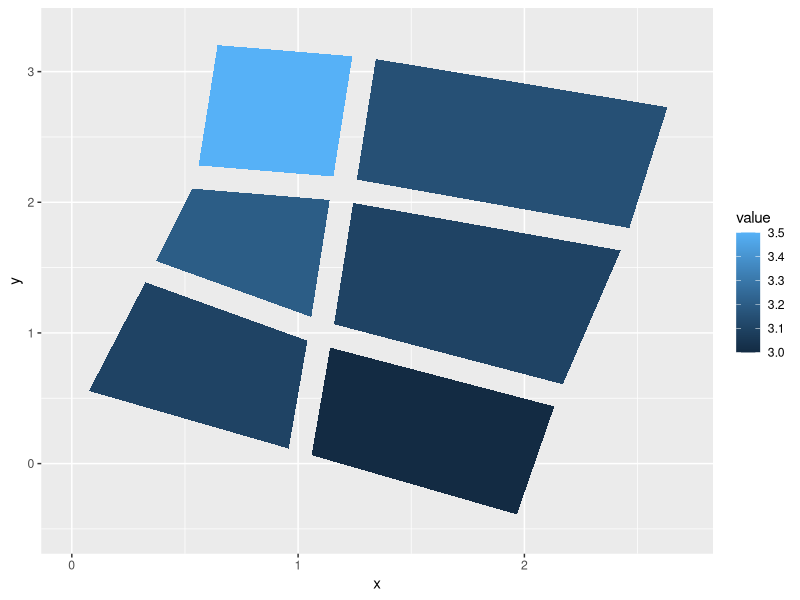
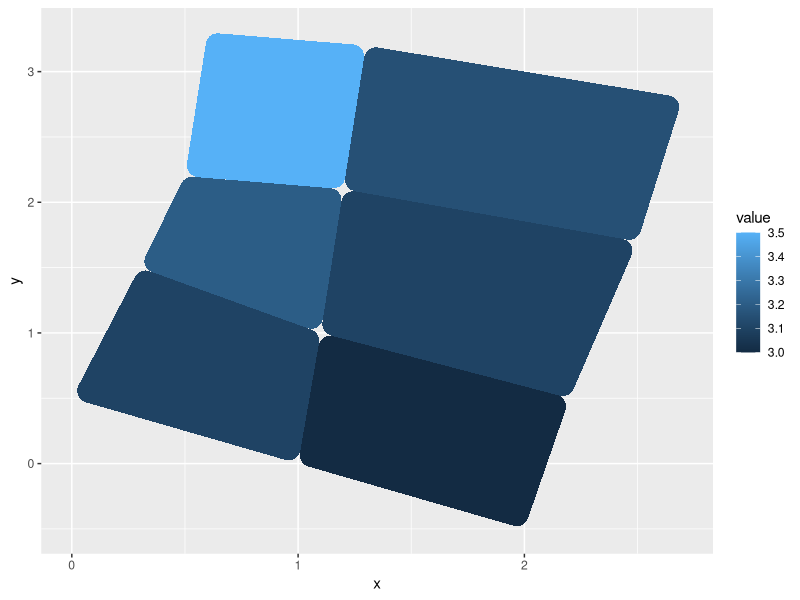
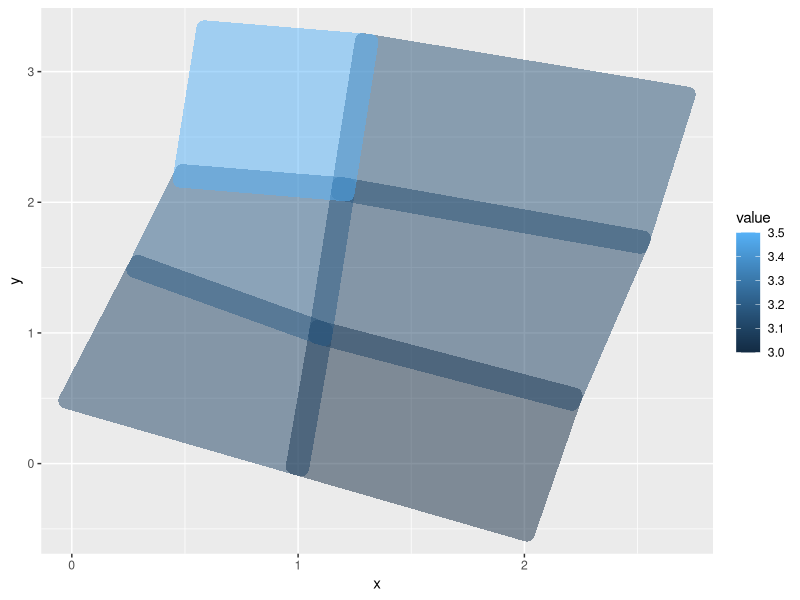
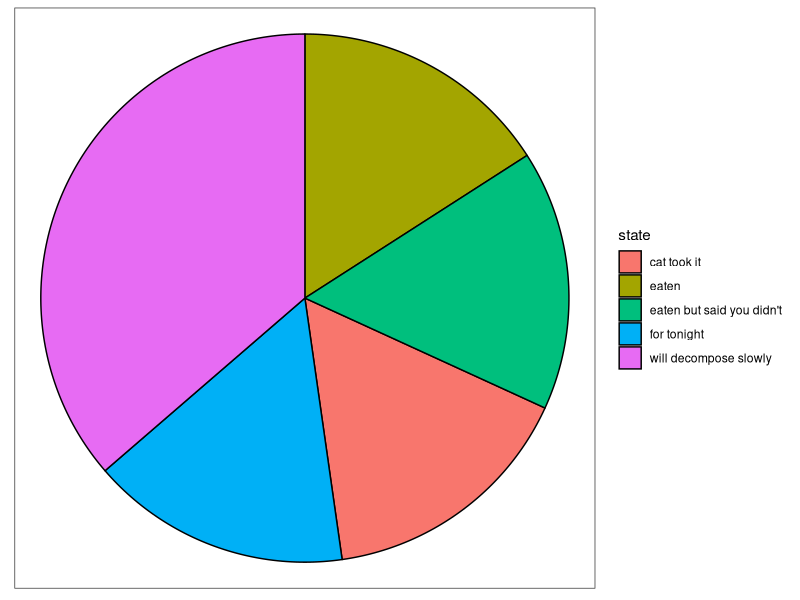
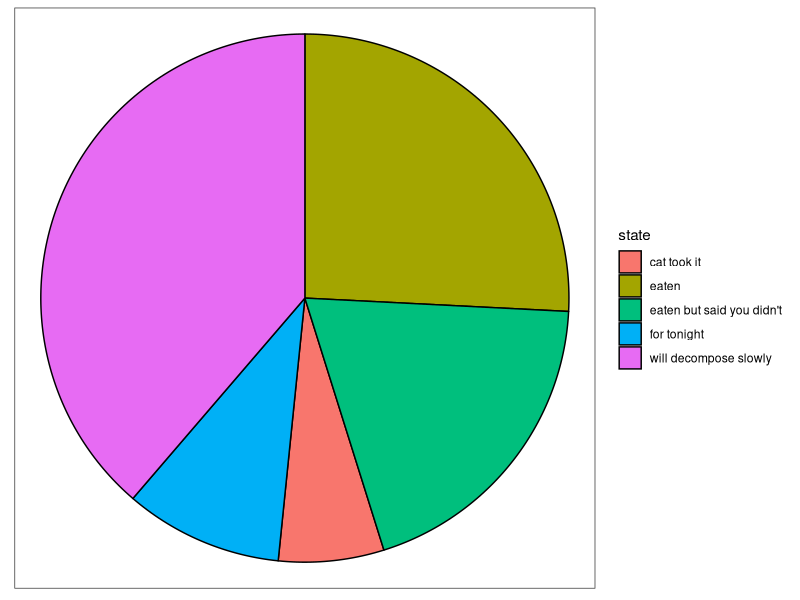
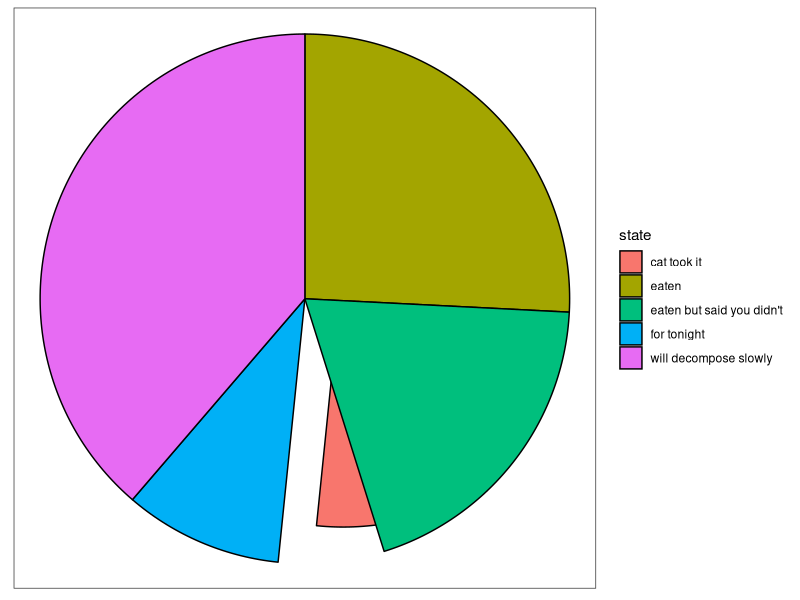
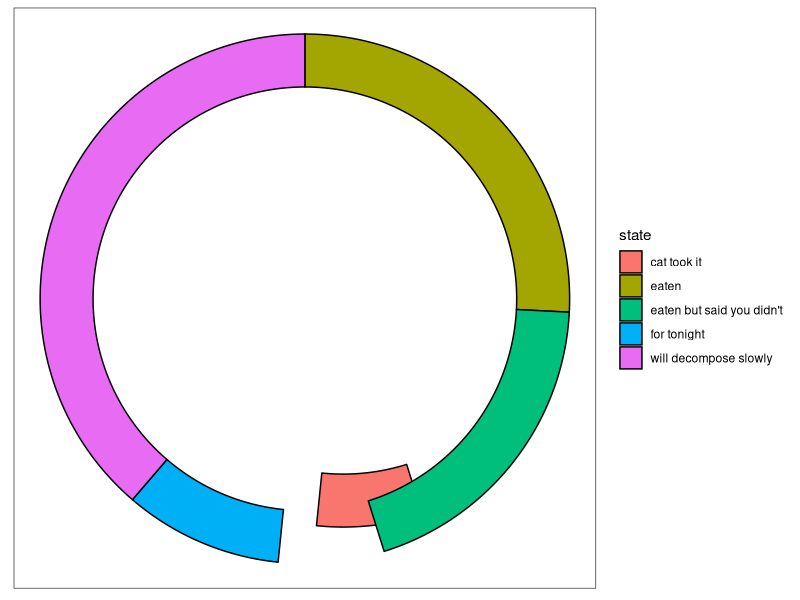
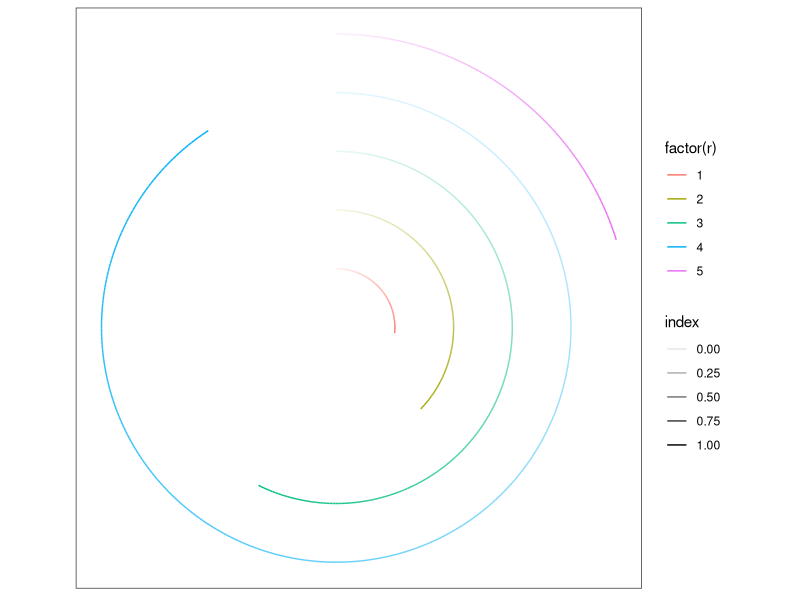

Write the R code that produced these figures, in order. (Note: this script raises an error after producing the figures.)
## ---- chunk 1
library(ggforce)
set.seed(1)
## ---- chunk 2
# Adapted from geom_polygon documentation
ids <- factor(c("1.1", "2.1", "1.2", "2.2", "1.3", "2.3"))

values <- data.frame(
  id = ids,
  value = c(3, 3.1, 3.1, 3.2, 3.15, 3.5)
)

positions <- data.frame(
  id = rep(ids, each = 4),
  x = c(2, 1, 1.1, 2.2, 1, 0, 0.3, 1.1, 2.2, 1.1, 1.2, 2.5, 1.1, 0.3,
  0.5, 1.2, 2.5, 1.2, 1.3, 2.7, 1.2, 0.5, 0.6, 1.3),
  y = c(-0.5, 0, 1, 0.5, 0, 0.5, 1.5, 1, 0.5, 1, 2.1, 1.7, 1, 1.5,
  2.2, 2.1, 1.7, 2.1, 3.2, 2.8, 2.1, 2.2, 3.3, 3.2)
)

datapoly <- merge(values, positions, by = c("id"))

ggplot(datapoly, aes(x = x, y = y)) +
  geom_shape(aes(fill = value, group = id), expand = unit(-3, 'mm'))
ggplot(datapoly, aes(x = x, y = y)) +
  geom_shape(aes(fill = value, group = id), radius = unit(3, 'mm'))
ggplot(datapoly, aes(x = x, y = y)) +
  geom_shape(aes(fill = value, group = id), expand = unit(3, 'mm'), radius = unit(2, 'mm'), alpha = 0.5)
## ---- chunk 3
# We'll start by defining some dummy data
pie <- data.frame(
    state = c('eaten', 'eaten but said you didn\'t', 'cat took it', 
              'for tonight', 'will decompose slowly'),
    focus = c(0.2, 0, 0, 0, 0),
    start = c(0, 1, 2, 3, 4),
    end = c(1, 2, 3, 4, 2*pi),
    amount = c(4,3, 1, 1.5, 6),
    stringsAsFactors = FALSE
)

p <- ggplot() + theme_no_axes() + coord_fixed()

# For low level control you define the start and end angles yourself
p + geom_arc_bar(aes(x0 = 0, y0 = 0, r0 = 0, r = 1, start = start, end = end, 
                     fill = state),
                 data = pie)

# But often you'll have values associated with each wedge. Use stat_pie then
p + geom_arc_bar(aes(x0 = 0, y0 = 0, r0 = 0, r = 1, amount = amount, 
                     fill = state),
                 data = pie, stat = 'pie')

# The wedges can be exploded away from the centre using the explode aesthetic
p + geom_arc_bar(aes(x0 = 0, y0 = 0, r0 = 0, r = 1, amount = amount, 
                     fill = state, explode = focus),
                 data = pie, stat = 'pie')

# And a donut can be made by setting r0 to something > 0
p + geom_arc_bar(aes(x0 = 0, y0 = 0, r0 = 0.8, r = 1, amount = amount, 
                     fill = state, explode = focus),
                 data = pie, stat = 'pie')
## ---- chunk 4
arcs <- data.frame(
    start = 0,
    end = runif(5) * 2*pi,
    r = seq_len(5)
)
p <- ggplot() + theme_no_axes() + coord_fixed()

p + geom_arc(aes(x0 = 0, y0 = 0, r = r, start = start, end = end, 
                 alpha = ..index.., colour = factor(r)), data = arcs)

# The 0 version will not properly expand the axes, as their extend is only
# known at draw time
p + geom_arc0(aes(x0 = 0, y0 = 0, r = r, start = start, end = end, 
                 colour = factor(r)), data = arcs, ncp = 50)

# The 2 version allow you to create gradients, but the input data format is
# different
arcs <- rbind(data.frame(end = 0, r = 1:5), arcs[, c('end', 'r')])
arcs$col <- sample(5, 10, TRUE)
p + geom_arc2(aes(x0 = 0, y0 = 0, r = r, group = r, end = end, 
                  colour = factor(col)), data = arcs, size = 3)

## ---- chunk 5
# Here are some data describing some circles
circles <- data.frame(
    x0 = rep(1:3, 2),
    y0 =  rep(1:2, each=3),
    r = seq(0.1, 1, length.out = 6)
)
ggplot() + geom_circle(aes(x0=x0, y0=y0, r=r, fill=r), data=circles)

# As it is related to the coordinate system, coord_fixed() is needed to ensure
# true circularity
ggplot() + geom_circle(aes(x0=x0, y0=y0, r=r, fill=r), data=circles) +
    coord_fixed()

# Use n to set the smoothness of the circle
ggplot() + geom_circle(aes(x0=x0, y0=y0, r=r, fill=r), data=circles, n=10) +
    coord_fixed()
## ---- chunk 6
# Basic usage
ggplot() +
  geom_ellipsis(aes(x0 = 0, y0 = 0, a = 10, b = 3, angle = 0)) +
  coord_fixed()

# Rotation
# Note that it expects radians and rotates the ellipse counter-clockwise
ggplot() +
  geom_ellipsis(aes(x0 = 0, y0 = 0, a = 10, b = 3, angle = pi/4)) +
  coord_fixed()
## ---- chunk 7
links <- data.frame(
    x = 0, y = 0, xend = runif(10), yend = runif(10)
)
ggplot() + geom_link(aes(x = x, y = y, xend = xend, yend = yend, 
                         alpha = ..index..), data = links)

# The 2 version also allows for drawing paths
links2 <- data.frame(
    x = runif(10), y = runif(10), group = rep(c(1,2), each = 5), 
    colour = sample(5, 10, TRUE)
)
ggplot() + geom_link2(aes(x = x, y = y, group = group, colour = factor(colour)), 
                      data = links2)
## ---- chunk 8
beziers <- data.frame(
    x = c(1, 2, 3, 4, 4, 6, 6),
    y = c(0, 2, 0, 0, 2, 2, 0),
    type = rep(c('cubic', 'quadratic'), c(3, 4)),
    point = c('end', 'control', 'end', 'end', 'control', 'control', 'end')
)
help_lines <- data.frame(
    x = c(1, 3, 4, 6),
    xend = c(2, 2, 4, 6),
    y = 0,
    yend = 2
)
ggplot() + geom_segment(aes(x = x, xend = xend, y = y, yend = yend), 
                        data = help_lines, 
                        arrow = arrow(length = unit(c(0, 0, 0.5, 0.5), 'cm')), 
                        colour = 'grey') + 
    geom_bezier(aes(x= x, y = y, group = type, linetype = type), 
                data = beziers) + 
    geom_point(aes(x = x, y = y, colour = point), data = beziers)
## ---- chunk 9
data <- data.frame(
  x = rep(0, 10),
  y = 1:10,
  xend = 1:10,
  yend = 2:11
)
ggplot(data) +
  geom_diagonal(aes(x, y, xend = xend, yend = yend))
## ---- chunk 10
data <- data.frame(
  x = c(1, 2, 2, 1, 2, 3, 3, 2),
  y = c(1, 2, 3, 2, 3, 1, 2, 5),
  group = c(1, 1, 1, 1, 2, 2, 2, 2)
)
ggplot(data) +
  geom_diagonal_wide(aes(x, y, group = group), 
                     colour = 'black', fill = 'steelblue', radius = 0.01)
## ---- chunk 11
data <- reshape2::melt(Titanic)
head(data)
data <- gather_set_data(data, 1:4)
head(data)
ggplot(data, aes(x, id = id, split = y, value = value)) +
  geom_parallel_sets(aes(fill = Sex), alpha = 0.3, axis.width = 0.1) +
  geom_parallel_sets_axes(axis.width = 0.1) +
  geom_parallel_sets_labels(colour = 'white')
## ---- chunk 12
spline <- data.frame(
    x = runif(5), y = runif(5), group = 1
)
ggplot(spline) + geom_path(aes(x = x, y = y, group = group), colour = 'grey') + 
    geom_bspline(aes(x = x, y = y, group = group)) + 
    geom_point(aes(x = x, y = y))
## ---- chunk 13
###Sample gaussian distributions with 1, 2 and 3 modes.
df <- data.frame(
  "Distribution" = c(rep("Unimodal", 500),
                     rep("Bimodal", 250),
                     rep("Trimodal", 600)),
  "Value" = c(rnorm(500, 6, 1),
              rnorm(200, 3, .7), rnorm(50, 7, 0.4),
              rnorm(200, 2, 0.7), rnorm(300, 5.5, 0.4), rnorm(100, 8, 0.4))
)

# Reorder levels
df$Distribution <- factor(df$Distribution,
                          levels(df$Distribution)[c(3, 1, 2)])

p <- ggplot(df, aes(Distribution, Value))
p + geom_violin(aes(fill = Distribution))
p + geom_sina(aes(color = Distribution), size = 1)
## ---- chunk 14
ggplot() +
  geom_spiro(aes(R = 10, r = 3, d = 5))
# Only draw a portion
ggplot() +
  geom_spiro(aes(R = 10, r = 3, d = 5), revolutions = 1.2)
# Let the inner gear circle the outside of the outer gear
ggplot() +
  geom_spiro(aes(R = 10, r = 3, d = 5, outer = TRUE))
## ---- chunk 15
# Standard facetting
ggplot(diamonds) +
  geom_point(aes(carat, price), alpha = 0.1) +
  facet_wrap(~cut:clarity, ncol = 3)

# Pagination
ggplot(diamonds) +
  geom_point(aes(carat, price), alpha = 0.1) +
  facet_wrap_paginate(~cut:clarity, ncol = 3, nrow = 3, page = 1)

# Works with grid as well
ggplot(diamonds) +
  geom_point(aes(carat, price), alpha = 0.1) +
  facet_grid_paginate(color~cut:clarity, ncol = 3, nrow = 3, page = 4)
## ---- chunk 16
p <- ggplot(diamonds) +
  geom_point(aes(carat, price), alpha = 0.1) +
  facet_wrap_paginate(~cut:clarity, ncol = 3, nrow = 3, page = 1)
n_pages(p)
## ---- chunk 17
ggplot(iris, aes(Petal.Length, Petal.Width, colour = Species)) +
    geom_point() +
    facet_zoom(x = Species == "versicolor")
## ---- chunk 18
ggplot(iris, aes(Petal.Length, Petal.Width, colour = Species)) +
    geom_point() +
    facet_zoom(y = Species == "versicolor")
## ---- chunk 19
# Zoom in on versicolor on both axes
ggplot(iris, aes(Petal.Length, Petal.Width, colour = Species)) +
    geom_point() +
    facet_zoom(xy = Species == "versicolor")
# Use different zoom criteria on each axis
ggplot(iris, aes(Petal.Length, Petal.Width, colour = Species)) +
    geom_point() +
    facet_zoom(x = Species != 'setosa', y = Species == 'versicolor')
## ---- chunk 20
ggplot(iris, aes(Petal.Length, Petal.Width, colour = Species)) +
    geom_point() +
    facet_zoom(x = Species != 'setosa', y = Species == 'versicolor', 
               split = TRUE)
## ---- chunk 21
volcano3d <- structure(reshape2::melt(volcano), names = c('x', 'y', 'z'))

ggplot() + 
    stat_contour(aes(x, y, z = z), data = cbind(volcano3d, zoom = FALSE), geom = 'contour', colour = 'grey20') + 
    stat_contour(aes(x, y, z = z, fill = ..level..), data = cbind(volcano3d, zoom = TRUE), geom = 'polygon', bins = 30) + 
    facet_zoom(xlim = c(25, 50), ylim = c(20, 40), horizontal = FALSE, zoom.data = zoom, split = T) + 
    scale_fill_distiller(direction = 1, palette = 2) + 
    theme_minimal() + 
    theme(zoom = element_rect(fill = 'grey75', colour = NA), validate = FALSE)
## ---- chunk 22
ggplot(mtcars) + 
    geom_point(aes(mpg, disp, depth = wt)) + 
    scale_depth(range = c(0, 0.2)) + 
    facet_stereo()
## ---- chunk 23
ggplot(mtcars) + 
    geom_point(aes(mpg, disp, depth = wt, colour = wt, size = wt)) + 
    scale_size(range = c(1.5, 3)) + 
    scale_color_gradient(low = 'grey70', high = 'black') + 
    facet_stereo()
## ---- chunk 24
p3 <- power_trans(3)
p3
p3$transform(1:5)
ggplot(mtcars) + geom_point(aes(mpg, cyl)) + scale_y_continuous(trans = p3)
## ---- chunk 25
p3r <- trans_reverser(p3)
p3r
ggplot(mtcars) + geom_point(aes(mpg, cyl)) + scale_y_continuous(trans = p3r)
## ---- chunk 26
line <- data.frame(
    x = seq(0, 10, length.out = 100), 
    y = seq(0, 10, length.out = 100)
)
r_trans <- radial_trans(r.range = c(0, 1), a.range = c(0, 2))
spiral <- r_trans$transform(r = line$x, a = line$y)
ggplot() + geom_path(aes(x, y), data = line, colour = 'red') + 
    geom_path(aes(x, y), data = spiral, colour = 'green')
## ---- chunk 27
# parameterized rotation and translation, fixed shearing
trans <- linear_trans(rotate(a), shear(1, 0), translate(x1, y1))
square <- data.frame(x = c(0, 0, 1, 1), y = c(0, 1, 1, 0))
square2 <- trans$transform(square$x, square$y, a = pi/3, x1 = 4, y1 = 8)
square3 <- trans$transform(square$x, square$y, a = pi/1.5, x1 = 2, y1 = -6)
square_all <- rbind(square, square2, square3)
square_all$group <- rep(1:3, each = 4)
ggplot(square_all, aes(x, y, group = group)) +
    geom_polygon(aes(fill = factor(group)), colour = 'black')
## ---- chunk 28
library(units)
miles <- make_unit('miles')
gallon <- make_unit('gallon')
horsepower <- make_unit('horsepower')
mtcars$consumption <- mtcars$mpg * (miles/gallon)
mtcars$power <- mtcars$hp * horsepower

ggplot(mtcars) +
    geom_point(aes(power, consumption))
## ---- chunk 29
ggplot(mtcars) +
    geom_point(aes(power, 1/consumption))
## ---- chunk 30
ggplot(mtcars) +
    geom_point(aes(power, consumption)) +
    scale_x_unit(unit = 'W') +
    scale_y_unit(unit = 'km/l')
## ---- chunk 31
rocketData <- data.frame(
  x = c(1,1,2,2),
  y = c(1,2,2,3)
)
rocketData <- do.call(rbind, lapply(seq_len(500)-1, function(i) {
  rocketData$y <- rocketData$y - c(0,i/500);
  rocketData$group <- i+1;
  rocketData
}))
rocketData2 <- data.frame(
  x = c(2, 2.25, 2),
  y = c(2, 2.5, 3)
)
rocketData2 <- do.call(rbind, lapply(seq_len(500)-1, function(i) {
  rocketData2$x[2] <- rocketData2$x[2] - i*0.25/500;
  rocketData2$group <- i+1 + 500;
  rocketData2
}))
ggplot() + geom_link(aes(x=2, y=2, xend=3, yend=3, alpha=..index..,
                     size = ..index..), colour='goldenrod', n=500) +
           geom_bezier(aes(x=x, y=y, group=group, colour=..index..),
                       data=rocketData) +
           geom_bezier(aes(x=y, y=x, group=group, colour=..index..),
                       data=rocketData) +
           geom_bezier(aes(x=x, y=y, group=group, colour=1),
                       data=rocketData2) +
           geom_bezier(aes(x=y, y=x, group=group, colour=1),
                       data=rocketData2) +
           geom_text(aes(x=1.65, y=1.65, label='ggplot2', angle=45),
                     colour='white', size=15) +
           coord_fixed() +
           scale_x_reverse() +
           scale_y_reverse() +
           scale_alpha(range=c(1, 0), guide='none') +
           scale_size_continuous(range=c(20, 0.1), trans='exp',
                                 guide='none') +
           scale_color_continuous(guide='none') +
           xlab('') + ylab('') +
           ggtitle('ggforce: Accelerating ggplot2') +
           theme(plot.title = element_text(size = 20))
## ---- chunk 32
sessioninfo::session_info()
